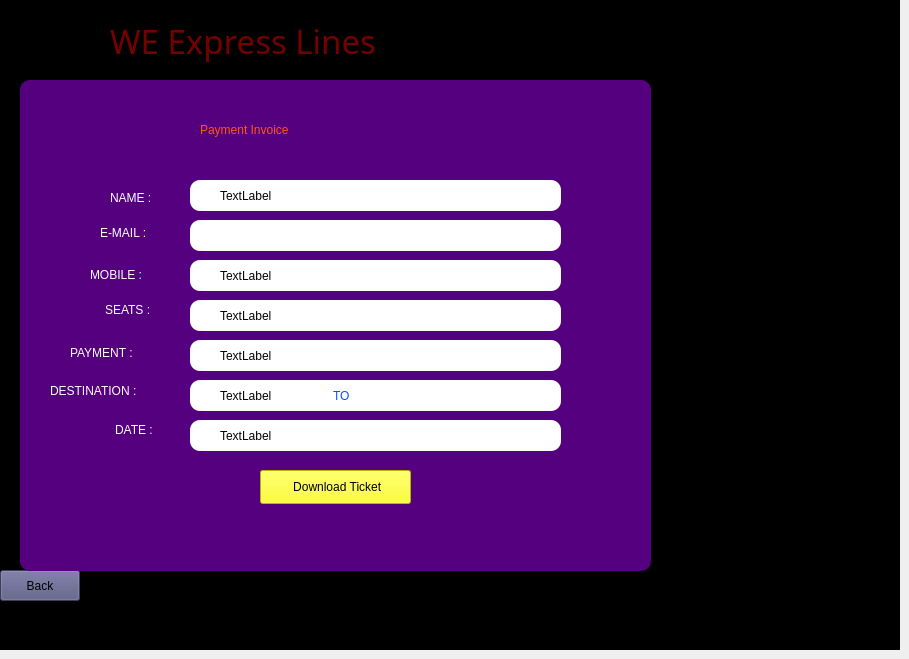
    <widget class="QWidget" name="Ticket_download">
     <widget class="QLabel" name="label_42">
      <property name="geometry">
       <rect>
        <x>0</x>
        <y>0</y>
        <width>900</width>
        <height>650</height>
       </rect>
      </property>
      <property name="styleSheet">
       <string notr="true">background-color: rgb(0, 0, 0);</string>
      </property>
      <property name="text">
       <string/>
      </property>
      <property name="pixmap">
       <pixmap>C:/Users/USER/OneDrive/Pictures/working_picture/bus.jpg</pixmap>
      </property>
      <property name="scaledContents">
       <bool>false</bool>
      </property>
     </widget>
     <widget class="QLabel" name="label_44">
      <property name="geometry">
       <rect>
        <x>110</x>
        <y>10</y>
        <width>461</width>
        <height>61</height>
       </rect>
      </property>
      <property name="font">
       <font>
        <family>Ravie</family>
        <pointsize>25</pointsize>
        <italic>false</italic>
        <bold>false</bold>
        <kerning>true</kerning>
       </font>
      </property>
      <property name="autoFillBackground">
       <bool>false</bool>
      </property>
      <property name="styleSheet">
       <string notr="true">color: rgb(116, 0, 0);

background-color: rgba(0,0,0,0);
font: 25pt &quot;Ravie&quot;;</string>
      </property>
      <property name="frameShape">
       <enum>QFrame::NoFrame</enum>
      </property>
      <property name="frameShadow">
       <enum>QFrame::Plain</enum>
      </property>
      <property name="text">
       <string>WE Express Lines</string>
      </property>
      <property name="textFormat">
       <enum>Qt::AutoText</enum>
      </property>
      <property name="scaledContents">
       <bool>false</bool>
      </property>
      <property name="wordWrap">
       <bool>false</bool>
      </property>
     </widget>
     <widget class="QPushButton" name="proceed_button_passenger">
      <property name="geometry">
       <rect>
        <x>260</x>
        <y>470</y>
        <width>151</width>
        <height>34</height>
       </rect>
      </property>
      <property name="styleSheet">
       <string notr="true">font: 700 12pt &quot;Arial&quot;;
color: rgb(0, 0, 0);
background-color: rgb(255, 255, 0);</string>
      </property>
      <property name="text">
       <string> Download Ticket</string>
      </property>
     </widget>
     <widget class="QPushButton" name="invoice_back_button">
      <property name="geometry">
       <rect>
        <x>0</x>
        <y>570</y>
        <width>80</width>
        <height>31</height>
       </rect>
      </property>
      <property name="styleSheet">
       <string notr="true">font: 700 14pt &quot;Segoe UI&quot;;
color: rgb(0, 0, 0);
background-color: rgb(85, 85, 127);</string>
      </property>
      <property name="text">
       <string>Back</string>
      </property>
     </widget>
     <widget class="QLabel" name="label_7">
      <property name="geometry">
       <rect>
        <x>20</x>
        <y>80</y>
        <width>631</width>
        <height>491</height>
       </rect>
      </property>
      <property name="styleSheet">
       <string notr="true">background-color: rgb(127, 127, 191);
background-color: rgb(85, 0, 127);
border-radius: 10px;</string>
      </property>
      <property name="text">
       <string/>
      </property>
      <property name="pixmap">
       <pixmap>C:/Users/USER/OneDrive/Pictures/MSI Wallpaper/wallhaven-rr63km.png</pixmap>
      </property>
      <property name="scaledContents">
       <bool>true</bool>
      </property>
     </widget>
     <widget class="QLabel" name="label_10">
      <property name="geometry">
       <rect>
        <x>200</x>
        <y>110</y>
        <width>261</width>
        <height>41</height>
       </rect>
      </property>
      <property name="styleSheet">
       <string notr="true">font: 900 20pt &quot;Arial&quot;;
color: rgb(255, 255, 0);</string>
      </property>
      <property name="text">
       <string>&lt;html&gt;&lt;head/&gt;&lt;body&gt;&lt;p&gt;&lt;span style=&quot; color:#ff5715;&quot;&gt;Payment Invoice&lt;/span&gt;&lt;/p&gt;&lt;/body&gt;&lt;/html&gt;</string>
      </property>
     </widget>
     <widget class="QLabel" name="label_15">
      <property name="geometry">
       <rect>
        <x>100</x>
        <y>218</y>
        <width>91</width>
        <height>31</height>
       </rect>
      </property>
      <property name="styleSheet">
       <string notr="true">font: 900 14pt &quot;Arial&quot;;
color: rgb(85, 85, 255);</string>
      </property>
      <property name="text">
       <string>&lt;html&gt;&lt;head/&gt;&lt;body&gt;&lt;p&gt;&lt;span style=&quot; color:#ffffff;&quot;&gt;E-MAIL :&lt;/span&gt;&lt;/p&gt;&lt;/body&gt;&lt;/html&gt;</string>
      </property>
     </widget>
     <widget class="QLabel" name="label_23">
      <property name="geometry">
       <rect>
        <x>90</x>
        <y>260</y>
        <width>101</width>
        <height>31</height>
       </rect>
      </property>
      <property name="styleSheet">
       <string notr="true">font: 900 14pt &quot;Arial&quot;;</string>
      </property>
      <property name="text">
       <string>&lt;html&gt;&lt;head/&gt;&lt;body&gt;&lt;p&gt;&lt;span style=&quot; color:#ffffff;&quot;&gt;MOBILE :&lt;/span&gt;&lt;/p&gt;&lt;/body&gt;&lt;/html&gt;</string>
      </property>
     </widget>
     <widget class="QLabel" name="label_24">
      <property name="geometry">
       <rect>
        <x>105</x>
        <y>300</y>
        <width>81</width>
        <height>21</height>
       </rect>
      </property>
      <property name="styleSheet">
       <string notr="true">font: 900 14pt &quot;Arial&quot;;
color: rgb(255, 255, 255);</string>
      </property>
      <property name="text">
       <string>&lt;html&gt;&lt;head/&gt;&lt;body&gt;&lt;p&gt;SEATS :&lt;/p&gt;&lt;/body&gt;&lt;/html&gt;</string>
      </property>
     </widget>
     <widget class="QLabel" name="label_183">
      <property name="geometry">
       <rect>
        <x>70</x>
        <y>338</y>
        <width>121</width>
        <height>31</height>
       </rect>
      </property>
      <property name="styleSheet">
       <string notr="true">font: 900 14pt &quot;Arial&quot;;
color: rgb(255, 255, 255);</string>
      </property>
      <property name="text">
       <string>&lt;html&gt;&lt;head/&gt;&lt;body&gt;&lt;p&gt;PAYMENT :&lt;/p&gt;&lt;/body&gt;&lt;/html&gt;</string>
      </property>
     </widget>
     <widget class="QLabel" name="label_184">
      <property name="geometry">
       <rect>
        <x>115</x>
        <y>420</y>
        <width>81</width>
        <height>21</height>
       </rect>
      </property>
      <property name="styleSheet">
       <string notr="true">font: 900 14pt &quot;Arial&quot;;
color: rgb(255, 255, 255);</string>
      </property>
      <property name="text">
       <string>&lt;html&gt;&lt;head/&gt;&lt;body&gt;&lt;p&gt;DATE :&lt;/p&gt;&lt;/body&gt;&lt;/html&gt;</string>
      </property>
     </widget>
     <widget class="QLabel" name="label_209">
      <property name="geometry">
       <rect>
        <x>50</x>
        <y>380</y>
        <width>141</width>
        <height>21</height>
       </rect>
      </property>
      <property name="styleSheet">
       <string notr="true">font: 900 12pt &quot;Arial&quot;;
color: rgb(255, 255, 255);</string>
      </property>
      <property name="text">
       <string>DESTINATION :</string>
      </property>
     </widget>
     <widget class="QLabel" name="label_210">
      <property name="geometry">
       <rect>
        <x>320</x>
        <y>388</y>
        <width>49</width>
        <height>16</height>
       </rect>
      </property>
      <property name="styleSheet">
       <string notr="true">font: 700 12pt &quot;Segoe UI&quot;;
color: rgb(0, 85, 255);</string>
      </property>
      <property name="text">
       <string>    TO</string>
      </property>
     </widget>
     <widget class="QLabel" name="label_14">
      <property name="geometry">
       <rect>
        <x>110</x>
        <y>190</y>
        <width>81</width>
        <height>16</height>
       </rect>
      </property>
      <property name="styleSheet">
       <string notr="true">font: 900 14pt &quot;Arial&quot;;
color: rgb(255, 255, 255);</string>
      </property>
      <property name="text">
       <string>NAME :</string>
      </property>
     </widget>
     <widget class="QLabel" name="invoice_email_label">
      <property name="geometry">
       <rect>
        <x>220</x>
        <y>220</y>
        <width>281</width>
        <height>28</height>
       </rect>
      </property>
      <property name="styleSheet">
       <string notr="true">font: 700 12pt &quot;Segoe UI&quot;;</string>
      </property>
      <property name="text">
       <string/>
      </property>
     </widget>
     <widget class="QLabel" name="invoice_to_label">
      <property name="geometry">
       <rect>
        <x>390</x>
        <y>380</y>
        <width>291</width>
        <height>28</height>
       </rect>
      </property>
      <property name="styleSheet">
       <string notr="true">font: 700 12pt &quot;Segoe UI&quot;;</string>
      </property>
      <property name="text">
       <string/>
      </property>
     </widget>
     <widget class="QLabel" name="label_211">
      <property name="geometry">
       <rect>
        <x>190</x>
        <y>220</y>
        <width>371</width>
        <height>31</height>
       </rect>
      </property>
      <property name="styleSheet">
       <string notr="true">background-color: rgb(255, 255, 255);
border-radius:10px;</string>
      </property>
      <property name="text">
       <string/>
      </property>
     </widget>
     <widget class="QLabel" name="label_212">
      <property name="geometry">
       <rect>
        <x>190</x>
        <y>180</y>
        <width>371</width>
        <height>31</height>
       </rect>
      </property>
      <property name="styleSheet">
       <string notr="true">background-color: rgb(255, 255, 255);
border-radius:10px;</string>
      </property>
      <property name="text">
       <string/>
      </property>
     </widget>
     <widget class="QLabel" name="invoice_name_label">
      <property name="geometry">
       <rect>
        <x>220</x>
        <y>188</y>
        <width>231</width>
        <height>16</height>
       </rect>
      </property>
      <property name="styleSheet">
       <string notr="true">font: 700 12pt &quot;Segoe UI&quot;;</string>
      </property>
      <property name="text">
       <string>TextLabel</string>
      </property>
     </widget>
     <widget class="QLabel" name="label_213">
      <property name="geometry">
       <rect>
        <x>190</x>
        <y>260</y>
        <width>371</width>
        <height>31</height>
       </rect>
      </property>
      <property name="styleSheet">
       <string notr="true">background-color: rgb(255, 255, 255);
border-radius:10px;</string>
      </property>
      <property name="text">
       <string/>
      </property>
     </widget>
     <widget class="QLabel" name="label_214">
      <property name="geometry">
       <rect>
        <x>190</x>
        <y>300</y>
        <width>371</width>
        <height>31</height>
       </rect>
      </property>
      <property name="styleSheet">
       <string notr="true">background-color: rgb(255, 255, 255);
border-radius:10px;</string>
      </property>
      <property name="text">
       <string/>
      </property>
     </widget>
     <widget class="QLabel" name="label_215">
      <property name="geometry">
       <rect>
        <x>190</x>
        <y>340</y>
        <width>371</width>
        <height>31</height>
       </rect>
      </property>
      <property name="styleSheet">
       <string notr="true">background-color: rgb(255, 255, 255);
border-radius:10px;</string>
      </property>
      <property name="text">
       <string/>
      </property>
     </widget>
     <widget class="QLabel" name="label_216">
      <property name="geometry">
       <rect>
        <x>190</x>
        <y>380</y>
        <width>371</width>
        <height>31</height>
       </rect>
      </property>
      <property name="styleSheet">
       <string notr="true">background-color: rgb(255, 255, 255);
border-radius:10px;</string>
      </property>
      <property name="text">
       <string/>
      </property>
     </widget>
     <widget class="QLabel" name="label_217">
      <property name="geometry">
       <rect>
        <x>190</x>
        <y>420</y>
        <width>371</width>
        <height>31</height>
       </rect>
      </property>
      <property name="styleSheet">
       <string notr="true">background-color: rgb(255, 255, 255);
border-radius:10px;</string>
      </property>
      <property name="text">
       <string/>
      </property>
     </widget>
     <widget class="QLabel" name="invoice_mobile_label">
      <property name="geometry">
       <rect>
        <x>220</x>
        <y>268</y>
        <width>251</width>
        <height>16</height>
       </rect>
      </property>
      <property name="styleSheet">
       <string notr="true">font: 700 12pt &quot;Segoe UI&quot;;</string>
      </property>
      <property name="text">
       <string>TextLabel</string>
      </property>
     </widget>
     <widget class="QLabel" name="invoice_seat_label">
      <property name="geometry">
       <rect>
        <x>220</x>
        <y>308</y>
        <width>241</width>
        <height>16</height>
       </rect>
      </property>
      <property name="styleSheet">
       <string notr="true">font: 700 12pt &quot;Segoe UI&quot;;</string>
      </property>
      <property name="text">
       <string>TextLabel</string>
      </property>
     </widget>
     <widget class="QLabel" name="invoice_paid_label">
      <property name="geometry">
       <rect>
        <x>220</x>
        <y>348</y>
        <width>131</width>
        <height>16</height>
       </rect>
      </property>
      <property name="styleSheet">
       <string notr="true">font: 700 12pt &quot;Segoe UI&quot;;</string>
      </property>
      <property name="text">
       <string>TextLabel</string>
      </property>
     </widget>
     <widget class="QLabel" name="invoice_from_label">
      <property name="geometry">
       <rect>
        <x>220</x>
        <y>388</y>
        <width>231</width>
        <height>16</height>
       </rect>
      </property>
      <property name="styleSheet">
       <string notr="true">font: 700 12pt &quot;Segoe UI&quot;;</string>
      </property>
      <property name="text">
       <string>TextLabel</string>
      </property>
     </widget>
     <widget class="QLabel" name="invoice_date_label">
      <property name="geometry">
       <rect>
        <x>220</x>
        <y>428</y>
        <width>251</width>
        <height>16</height>
       </rect>
      </property>
      <property name="styleSheet">
       <string notr="true">font: 700 12pt &quot;Segoe UI&quot;;</string>
      </property>
      <property name="text">
       <string>TextLabel</string>
      </property>
     </widget>
     <zorder>label_42</zorder>
     <zorder>label_44</zorder>
     <zorder>invoice_back_button</zorder>
     <zorder>label_7</zorder>
     <zorder>proceed_button_passenger</zorder>
     <zorder>label_10</zorder>
     <zorder>label_15</zorder>
     <zorder>label_23</zorder>
     <zorder>label_24</zorder>
     <zorder>label_183</zorder>
     <zorder>label_184</zorder>
     <zorder>label_209</zorder>
     <zorder>label_14</zorder>
     <zorder>label_211</zorder>
     <zorder>invoice_email_label</zorder>
     <zorder>label_212</zorder>
     <zorder>invoice_name_label</zorder>
     <zorder>label_213</zorder>
     <zorder>label_214</zorder>
     <zorder>label_215</zorder>
     <zorder>label_216</zorder>
     <zorder>label_217</zorder>
     <zorder>invoice_mobile_label</zorder>
     <zorder>invoice_seat_label</zorder>
     <zorder>invoice_paid_label</zorder>
     <zorder>invoice_from_label</zorder>
     <zorder>invoice_date_label</zorder>
     <zorder>label_210</zorder>
     <zorder>invoice_to_label</zorder>
    </widget>
